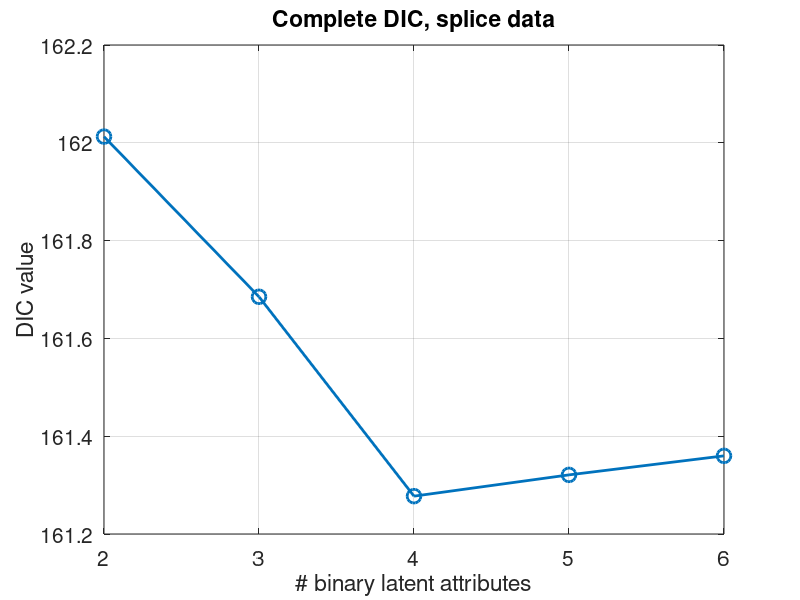

MATLAB code for this plot:
% simulated data
K_vec = 2:6;
DIC_for_K = [42.4733 40.8229  39.8109  40.3975  40.9127];

% promoters data
K_vec = 2:6;
DIC_for_K = [153.3115,  150.8560,  149.7564, 149.9229, 150.0055];


% K_vec = 3:5;
% DIC_for_K = [161.6851, 161.2774, 161.3209];
K_vec = 2:6;
DIC_splice_K2 = 162.0127;
DIC_splice_K3 = 161.6851;
DIC_splice_K4 = 161.2774;
DIC_splice_K5 = 161.3209;
DIC_splice_K6 = 161.3598;
DIC_for_K = [DIC_splice_K2, DIC_splice_K3, DIC_splice_K4, DIC_splice_K5, DIC_splice_K6];



figure
plot(K_vec, DIC_for_K, '-o', 'LineWidth',2, 'MarkerSize',10)
xticks(K_vec)
set(gca,'FontSize',15)
title('Complete DIC, splice data')
xlabel('# binary latent attributes')
ylabel('DIC value')
grid on
% line([4,4], [39.5,42.5], 'Color',[1 0 0])
% legend({'DIC from MCMC', 'True K'})
% print('-r300', 'DIC_splice_K', '-dpng')

